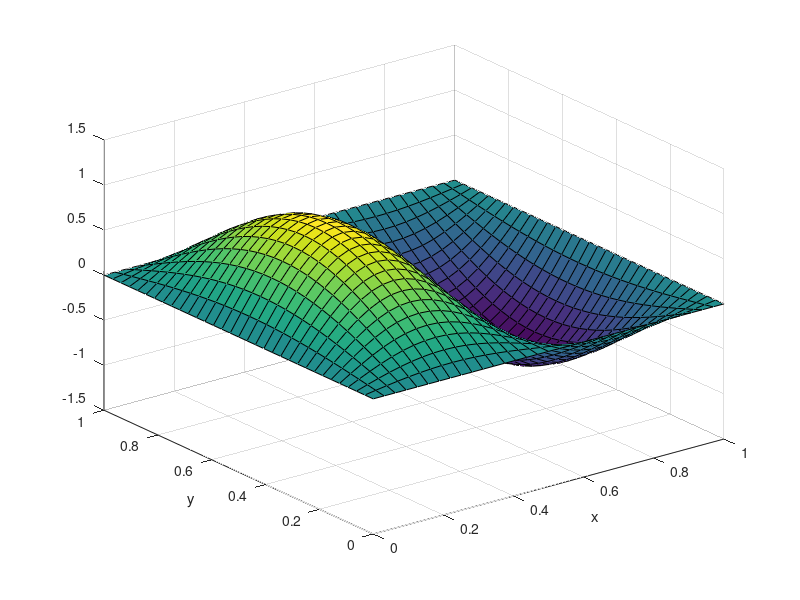

Write the MATLAB code that produced this figure.
% MDF v2 - Diferencias finitas en 2D, con memoria preasignada
%
% Misma discretizacion que MDF_v1_test.m: formula de 5 puntos para
%
%     -Lap(u) = f    en  Omega = (0,1)x(0,1)
%           u = 0    sobre la frontera de Omega
%
% y la misma numeracion de nodos, pos = (j-1)*(M-1) + i, con i el indice rapido.
% La matriz que se obtiene es exactamente la misma que en la v1.
%
% QUE CAMBIA RESPECTO A LA v1
%
% En la v1 los vectores crecen de a un elemento: ii = [ii, pos]. Cada una de
% esas asignaciones obliga a MATLAB a pedir un bloque de memoria mas grande y a
% copiar todo lo que ya habia. Si al final hay N entradas, el costo total de
% armar los vectores es O(N^2) en vez de O(N), y eso domina el tiempo del
% programa: para M=128 tarda mas en armar las listas que en resolver el sistema.
%
% Aca se reserva de entrada el espacio exacto y se llena con un contador k. La
% cuenta de cuanto espacio hace falta:
%
%   - cada uno de los (M-1)^2 nodos interiores aporta 5 entradas (el propio
%     nodo y sus 4 vecinos)                                 -> 5*(M-1)^2
%   - pero los nodos pegados a la frontera pierden un vecino cada uno. Hay M-1
%     nodos con i=1, otros M-1 con i=M-1, otros M-1 con j=1 y otros M-1 con
%     j=M-1                                                 -> -4*(M-1)
%
%     nnz = 5*(M-1)^2 - 4*(M-1)
%
% (para M=32 esto da 4681, que es exactamente nnz(A))
%
% Este conteo vale para condiciones de frontera HOMOGENEAS, que es el caso de
% este archivo: los vecinos que caen sobre la frontera valen 0 y simplemente no
% generan entrada.

% entradas
uex = @(x,y) sin(2*pi*x).*sin(pi*y);        % sol. exacta
f   = @(x,y) 5*pi^2*sin(2*pi*x).*sin(pi*y); % lado derecho

M = 32;                                     % cantidad intervalos
h = 1/M;                                    % paso de la malla
dimA = (M-1)^2;                             % cantidad de nodos interiores

% espacio exacto para las tres listas del formato triplete
nnzA = 5*(M-1)^2 - 4*(M-1);
ii = zeros(nnzA,1);                         % filas
jj = zeros(nnzA,1);                         % columnas
ss = zeros(nnzA,1);                         % valores
k  = 0;                                     % cuantas entradas se han escrito

b  = zeros(dimA,1);                         % lado derecho del sistema
UexMat = zeros(M-1,M-1);                        % sol. exacta evaluada en la malla

% recorrido de los nodos interiores: j avanza en y, i avanza en x
for j = 1:M-1
    for i = 1:M-1
        pos = (j-1)*(M-1)+i;                % fila del sistema para el nodo (i,j)
        b(pos) = h^2*f(i*h,j*h);            % lado derecho, ya multiplicado por h^2
        UexMat(i,j) = uex(i*h,j*h);             % referencia para medir el error

        % la fila pos del sistema es la ecuacion del nodo (i,j); todas sus
        % entradas se escriben como (fila pos, columna del vecino)

        % termino diagonal: el propio nodo (i,j)
        k = k+1;  ii(k) = pos;  jj(k) = pos;          ss(k) =  4;

        % vecino izquierdo (i-1,j); si i==1 cae en la frontera x=0
        if(i~=1)
            k = k+1;  ii(k) = pos;  jj(k) = pos-1;      ss(k) = -1;
        end

        % vecino derecho (i+1,j); si i==M-1 cae en la frontera x=1
        if(i~=M-1)
            k = k+1;  ii(k) = pos;  jj(k) = pos+1;      ss(k) = -1;
        end

        % vecino inferior (i,j-1); si j==1 cae en la frontera y=0
        if(j~=1)
            k = k+1;  ii(k) = pos;  jj(k) = pos-(M-1);  ss(k) = -1;
        end

        % vecino superior (i,j+1); si j==M-1 cae en la frontera y=1
        if(j~=M-1)
            k = k+1;  ii(k) = pos;  jj(k) = pos+(M-1);  ss(k) = -1;
        end
    end
end

% control: si el conteo de arriba fuera incorrecto, quedarian ceros al final de
% los vectores (o el indice se habria salido del rango). Conviene verificarlo
assert(k == nnzA, 'se escribieron %d entradas y se habian reservado %d', k, nnzA)

A = sparse(ii,jj,ss,dimA,dimA);             % arma la matriz de una sola vez
uh = A\b;                                   % resuelve el sistema

% visualización
xx = linspace(0,1,M+1);                     % malla completa, con frontera
[X,Y] = meshgrid(xx,xx);
Z = zeros(M+1,M+1);                         % los ceros del borde son la cond. de frontera
% la transpuesta es necesaria porque meshgrid indexa Z(fila,columna) = Z(y,x),
% al reves que UexMat(i,j) = u(x_i,y_j)
Z(2:end-1,2:end-1) = reshape(uh,M-1,M-1)';
surf(X,Y,Z)
xlabel('x')
ylabel('y')

% error en norma infinito
norm(uh-UexMat(:),inf)
